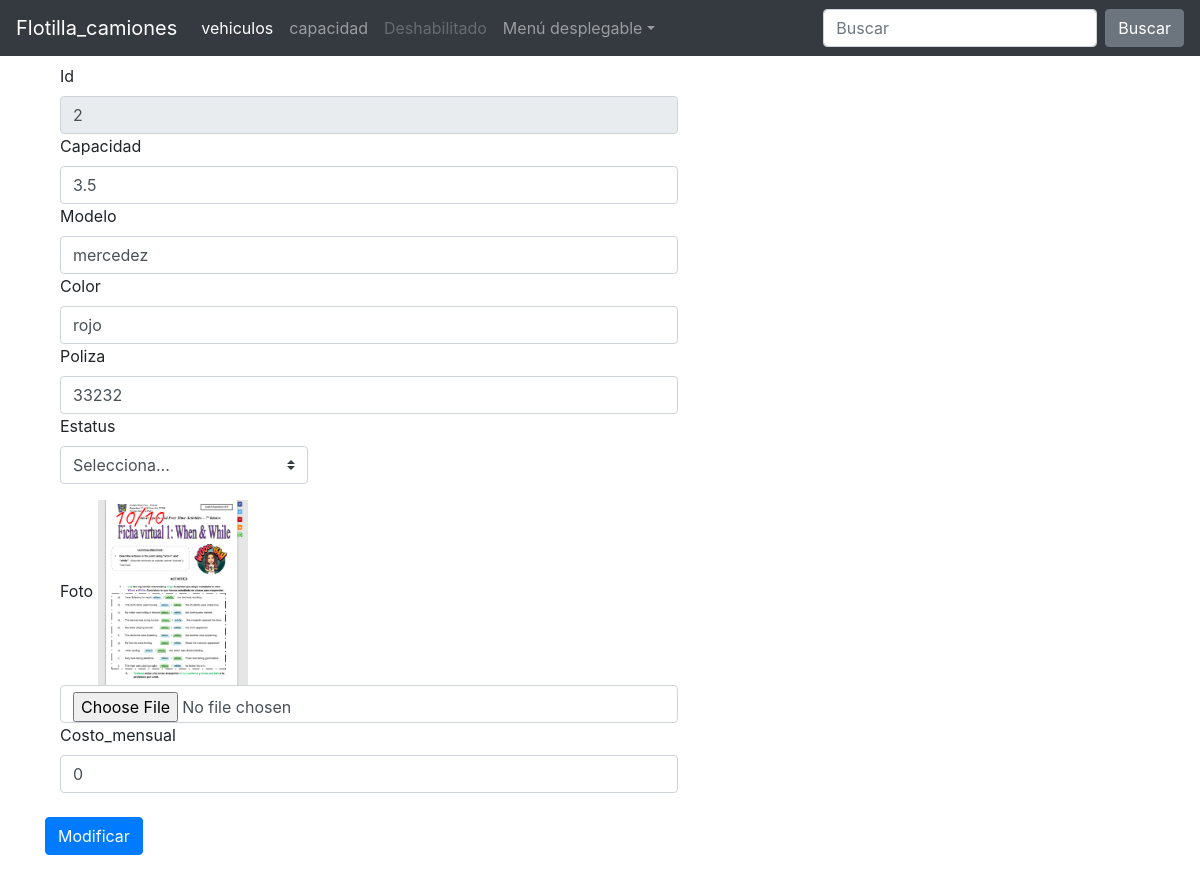
The app's page /flotilla_camiones/front_end/private/vehiculos/editar.php?id=2 with its own data.
### tables this page shows
CREATE TABLE `vehiculos` (
  `id` int(11) NOT NULL,
  `capacidad` double NOT NULL,
  `modelo` varchar(255) NOT NULL,
  `matricula` varchar(255) NOT NULL,
  `color` varchar(255) NOT NULL,
  `poliza` varchar(255) NOT NULL,
  `foto` varchar(255) NOT NULL,
  `costo_mensual` int(11) NOT NULL,
  `estatus` varchar(255) NOT NULL
);

### flotilla_camiones/back_end/modelos/vehiculos.php (called while the page is built, shortened)
<?php
class Vehiculos implements CRUD{
    public $id;
    public $con;
    public function __CONSTRUCT($con){
        $this->con=$con;
    }
    public function leer_uno_id(){
        try{
        $sql = "Select * from vehiculos where id=:id";
       $stmt = $this->con->prepare($sql);
       $stmt->bindParam(':id', $this->id);
       $stmt->setFetchMode(PDO::FETCH_OBJ);
     $stmt->execute();
     return $stmt->fetchAll();
       }catch(PDOException $e){
       return $e->getMessage();
       }finally{
       $this->con=null;
       }
}
}
?>

### flotilla_camiones/front_end/private/vehiculos/editar.php (the view, shortened to what this page needs)
<?php
include('../../../back_end/modelos/vehiculos.php');
$conexion=new Conexion();
$con=$conexion->getConection();
$vehiculos=new Vehiculos($con);
$vehiculos->id=$_GET['id'];
$vehiculos=$vehiculos->leer_uno_id();
$vehiculos=$vehiculos[0];
?>
<head>
<?php
include_once('../plantilla/head.php');
?>
  </head>
  <body>
<navbar>
 <?php
include_once('../plantilla/navbar.php');
 ?>
<main role="main" class="container">
</navbar>
<form action="../../../back_end/controladores/vehiculos_controlador.php"
method="POST" enctype="multipart/form-data" class="needs-validation" novalidate>
  <div class="form-row pt-5 mt-3">
        </div>
 <div class="col-md-7 mb-7">
      <label for="validationCustom01">Id</label>
      <input type="number" class="form-control" name="id" id="validationCustom01"
      value="<?php echo $vehiculos->id ?>" readonly>
    </div>
    <div class="col-md-7 mb-6">
      <label for="validationCustom02">Capacidad</label>
      <input type="text" class="form-control" name="capacidad" id="validationCustom02"
      value="<?php echo $vehiculos->capacidad ?>" required>
    </div>
  <div class="col-md-7 mb-7">
      <label for="validationCustom02">Modelo</label>
      <input type="text" class="form-control" name="modelo" id="validationCustom02"
      value="<?php echo $vehiculos->modelo ?>" required>
    </div>
  <div class="col-md-7 mb-7">
      <label for="validationCustom02">Color</label>
      <input type="text" class="form-control" name="color" id="validationCustom02"
      value="<?php echo $vehiculos->color ?>" required>
    </div>
  <div class="col-md-7 mb-7">
      <label for="validationCustom02">Poliza</label>
      <input type="text" class="form-control" name="poliza" id="validationCustom02"
      value="<?php echo $vehiculos->poliza ?>" required>
    </div>
  <div class="col-md-3 mb-3">
  <label for="validationDefault02">Estatus</label>
      <select class="custom-select" id="estatus" name="estatus" required>
        <option selected disabled value="">Selecciona...</option>
      </select>
    </div>
  <div class="col-md-7 mb-7">
      <label for="validationCustom02">Foto</label>
      <img src="../../public/imagenes/clientes/<?php echo $vehiculos->foto ?>" alt="" width="150px">
      <input type="file" accept="image/*" class="form-control" name="foto" id="validationCustom02">
    </div>
  <div class="col-md-7 mb-6">
      <label for="validationCustom02">Costo_mensual</label>
      <input type="text" class="form-control" name="capacidad" id="validationCustom02"
      value="<?php echo $vehiculos->costo_mensual ?>" required>
    </div>
  <br>
  <button class="btn btn-primary" type="submit">Modificar</button>
</form>
  </body>
</html>

### records on screen
vehiculos: id "2", capacidad "3.5", modelo "mercedez", color "rojo", poliza "33232", foto (picture), capacidad "0"
